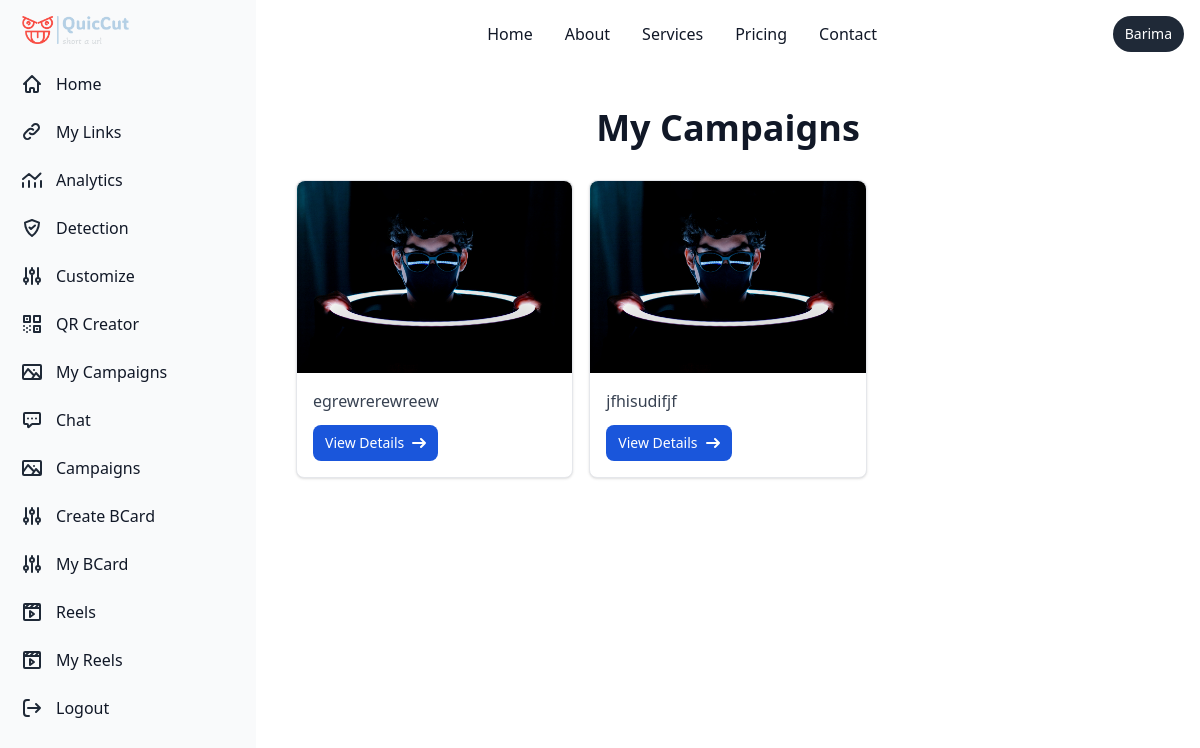
Page /campaign/my_campaigns/ (signed in) on the committed database.
### campaign/models.py (models this page shows, shortened)
class Campaign(models.Model):
    user = models.ForeignKey(User, on_delete=models.CASCADE)
    url = models.URLField(max_length=200)
    description = models.TextField()
    image = models.ImageField(upload_to='campaign_images/')
    created_at = models.DateTimeField(auto_now_add=True)

### campaign/views.py (the view)
# urls.py: path('my_campaigns/', my_campaigns, name='my_campaigns'),
@login_required
def my_campaigns(request):
    user_campaigns = Campaign.objects.filter(user=request.user)
    return render(request, 'campaign/my_campaign.html', {'user_campaigns': user_campaigns})

### chat/templatetags/chat_tags.py (called while the page is built)
@register.simple_tag
def unread_message_count(user):
    return Message.objects.filter(receiver=user, is_read=False).count()

### templates/campaign/my_campaign.html (shortened to what this page needs)
{% extends "basehome/base.html" %}
{% block content %}
<div class="p-10 sm:ml-64">
    <h1 class="text-4xl font-bold text-center text-gray-900 mb-8">My Campaigns</h1>
    <div class="grid grid-cols-1 sm:grid-cols-2 md:grid-cols-3 lg:grid-cols-3 gap-4">
        {% for campaign in user_campaigns %}
            <div class="max-w-md bg-white border border-gray-200 rounded-lg shadow dark:bg-gray-800 dark:border-gray-700">
                <img class="rounded-t-lg w-full h-48 object-cover" src="{{ campaign.image.url }}" alt="Campaign Image">
                <div class="p-4">
                    <p class="mb-3 font-normal text-gray-700 dark:text-gray-400">{{ campaign.description }}</p>
                    <a href="{% url 'campaign_detail' campaign.id %}" class="inline-flex items-center px-3 py-2 text-sm font-medium text-center text-white bg-blue-700 rounded-lg hover:bg-blue-800 focus:ring-4 focus:outline-none focus:ring-blue-300 dark:bg-blue-600 dark:hover:bg-blue-700 dark:focus:ring-blue-800">
                        View Details
                        <svg class="w-3.5 h-3.5 ms-2" aria-hidden="true" xmlns="http://www.w3.org/2000/svg" fill="none" viewBox="0 0 14 10">
                            <path stroke="currentColor" stroke-linecap="round" stroke-linejoin="round" stroke-width="2" d="M1 5h12m0 0L9 1m4 4L9 9"/>
                        </svg>
                    </a>
                </div>
            </div>
        {% endfor %}
    </div>
</div>
{% endblock %}

### templates/basehome/base.html (shortened to what this page needs)
{% load compress %}
{% load static %}
{% load chat_tags %}
<!DOCTYPE html>
<html lang="en">
<head>
    {% compress css %}
    <link rel="stylesheet" href="{% static 'src/output.css' %}">
    {% endcompress %}
</head>
<body>
    <nav >
      <aside id="logo-sidebar" class="fixed top-0 left-0 z-40 w-64 h-screen transition-transform -translate-x-full sm:translate-x-0" aria-label="Sidebar">
        <div class="h-full px-3 py-4 overflow-y-auto bg-gray-50 dark:bg-gray-800">
          <a href="#" class="flex items-center ps-2.5 mb-5">
             <img src="{% static 'logo.png' %}" class="h-6 me-3 sm:h-7" alt="Flowbite Logo" />
          </a>
        <div >
          <div >
            <ul id="sidebar-menu" class="space-y-2 font-medium">
             {% if user.is_authenticated %}
             <li>
             <a href="{% url 'userdashboard' %}" class="flex items-center p-2 text-gray-900 rounded-lg dark:text-white hover:bg-gray-100 dark:hover:bg-gray-700 group">
              <span class="ms-3">Home</span>
              </a>
            </li>
            <li>
              <a href="{% url 'user_links' %}" class="flex items-center p-2 text-gray-900 rounded-lg dark:text-white hover:bg-gray-100 dark:hover:bg-gray-700 group">
               <span class="ms-3">My Links</span>
               </a>
             </li>
             <li>
              <a href="{% url 'analytics_view' %}" class="flex items-center p-2 text-gray-900 rounded-lg dark:text-white hover:bg-gray-100 dark:hover:bg-gray-700 group">
                <svg class="w-6 h-6 text-gray-800 dark:text-white" aria-hidden="true" xmlns="http://www.w3.org/2000/svg" width="24" height="24" fill="none" viewBox="0 0 24 24">
                  <path stroke="currentColor" stroke-linecap="round" stroke-linejoin="round" stroke-width="2" d="M3 15v4m6-6v6m6-4v4m6-6v6M3 11l6-5 6 5 5.5-5.5"/>
                </svg>
                 <span class="flex-1 ms-3 whitespace-nowrap">Analytics</span>
              </a>
           </li>
           <li>
            <a href="{% url 'predict' %}" class="flex items-center p-2 text-gray-900 rounded-lg dark:text-white hover:bg-gray-100 dark:hover:bg-gray-700 group">
               <span class="flex-1 ms-3 whitespace-nowrap">Detection</span>
            </a>
         </li>
         <li>
          <a href="{% url 'customize_short_url' %}" class="flex items-center p-2 text-gray-900 rounded-lg dark:text-white hover:bg-gray-100 dark:hover:bg-gray-700 group">
             <span class="flex-1 ms-3 whitespace-nowrap">Customize</span>
          </a>
       </li>
       <li>
        <a href="{% url 'generate_qr_code' %}" class="sidebar-item flex items-center p-2 text-gray-900 rounded-lg dark:text-white hover:bg-gray-100 dark:hover:bg-gray-700 group">
          <span class="flex-1 ms-3 whitespace-nowrap">QR Creator</span>
       </a>
    </li>
    <li>
      <a href="{% url 'my_campaigns' %}" class="flex items-center p-2 text-gray-900 rounded-lg dark:text-white hover:bg-gray-100 dark:hover:bg-gray-700 group">
        <span class="ms-3">My Campaigns</span>
        </a>
      </li>
               <li>
                <a href="{% url 'chat_list' %}"  class="flex items-center p-2 text-gray-900 rounded-lg dark:text-white hover:bg-gray-100 dark:hover:bg-gray-700 group">
                   <span class="flex-1 ms-3 whitespace-nowrap">Chat</span>
                   {% load chat_tags %}
                   {% unread_message_count user as unread_count %}
                </a>
             </li>
             <li>
              <a href="{% url 'campaign_list' %}" class="flex items-center p-2 text-gray-900 rounded-lg dark:text-white hover:bg-gray-100 dark:hover:bg-gray-700 group">
                 <span class="flex-1 ms-3 whitespace-nowrap">Campaigns</span>
              </a>
           </li>
           <li>
            <a href="{% url 'create_business_card' %}" class="flex items-center p-2 text-gray-900 rounded-lg dark:text-white hover:bg-gray-100 dark:hover:bg-gray-700 group">
               <span class="flex-1 ms-3 whitespace-nowrap">Create BCard</span>
            </a>
         </li>
         <li>
          <a href="{% url 'business_card_list' %}" class="flex items-center p-2 text-gray-900 rounded-lg dark:text-white hover:bg-gray-100 dark:hover:bg-gray-700 group">
             <span class="flex-1 ms-3 whitespace-nowrap">My BCard</span>
          </a>
       </li>
        <li>
          <a href="{% url 'reel_list' %}" class="flex items-center p-2 text-gray-900 rounded-lg dark:text-white hover:bg-gray-100 dark:hover:bg-gray-700 group">
            <span class="flex-1 ms-3 whitespace-nowrap"> Reels</span>
          </a>
        </li>
        <li>
          <a href="{% url 'my_reels' %}" class="flex items-center p-2 text-gray-900 rounded-lg dark:text-white hover:bg-gray-100 dark:hover:bg-gray-700 group">
            <span class="flex-1 ms-3 whitespace-nowrap"> My Reels</span>
          </a>
          </li>
                <li>
                  <a href="{% url 'logout' %}" class="flex items-center p-2 text-gray-900 rounded-lg dark:text-white hover:bg-gray-100 dark:hover:bg-gray-700 group">
                     <span class="flex-1 ms-3 whitespace-nowrap">Logout</span>
                  </a>
               </li>
              {% endif %}
            </ul>
          </div>
        </div>
      </nav>
      <nav class="bg-white border-gray-200 dark:bg-gray-900">
        <div class="max-w-screen-xl flex flex-wrap items-center justify-between mx-auto p-4">
          <a href="https://flowbite.com/" class="flex items-center space-x-3 rtl:space-x-reverse">
            <span class="self-center text-2xl font-semibold whitespace-nowrap dark:text-white">Flowbite</span>
          </a>
          <div class="flex items-center md:order-2 space-x-3 rtl:space-x-reverse">
            {% if user.is_authenticated %}
            <span
              class="flex text-sm bg-gray-800 rounded-full focus:ring-4 focus:ring-gray-300 dark:focus:ring-gray-600 text-white py-2 px-3">{{ user.username }}</span>
            {% endif %}
          </div>
          <div class="items-center justify-between hidden w-full md:flex md:w-auto md:order-1" id="navbar-user">
            <ul
              class="flex flex-col font-medium p-4 md:p-0 mt-4 border border-gray-100 rounded-lg bg-gray-50 md:space-x-8 rtl:space-x-reverse md:flex-row md:mt-0 md:border-0 md:bg-white dark:bg-gray-800 md:dark:bg-gray-900 dark:border-gray-700">
              <li>
                <a href="#"
                class="block py-2 px-3 text-gray-900 rounded hover:bg-gray-100 md:hover:bg-transparent md:hover:text-blue-700 md:p-0 dark:text-white md:dark:hover:text-blue-500 dark:hover:bg-gray-700 dark:hover:text-white md:dark:hover:bg-transparent">
                Home</a>
              </li>
              <li>
                <a href="#"
                  class="block py-2 px-3 text-gray-900 rounded hover:bg-gray-100 md:hover:bg-transparent md:hover:text-blue-700 md:p-0 dark:text-white md:dark:hover:text-blue-500 dark:hover:bg-gray-700 dark:hover:text-white md:dark:hover:bg-transparent">About</a>
              </li>
              <li>
                <a href="#"
                  class="block py-2 px-3 text-gray-900 rounded hover:bg-gray-100 md:hover:bg-transparent md:hover:text-blue-700 md:p-0 dark:text-white md:dark:hover:text-blue-500 dark:hover:bg-gray-700 dark:hover:text-white md:dark:hover:bg-transparent">Services</a>
              </li>
              <li>
                <a href="#"
                  class="block py-2 px-3 text-gray-900 rounded hover:bg-gray-100 md:hover:bg-transparent md:hover:text-blue-700 md:p-0 dark:text-white md:dark:hover:text-blue-500 dark:hover:bg-gray-700 dark:hover:text-white md:dark:hover:bg-transparent">Pricing</a>
              </li>
              <li>
                <a href="#"
                  class="block py-2 px-3 text-gray-900 rounded hover:bg-gray-100 md:hover:bg-transparent md:hover:text-blue-700 md:p-0 dark:text-white md:dark:hover:text-blue-500 dark:hover:bg-gray-700 dark:hover:text-white md:dark:hover:bg-transparent">Contact</a>
              </li>
            </ul>
          </div>
        </div>
      </nav>
    {% block content %}
    {% endblock %}
</body>
</html>

### rows in the picture
Campaign: image (picture), description "egrewrerewreew"
Campaign: image (picture), description "jfhisudifjf"

### other values in the picture
{{ user.username }} "Barima"
